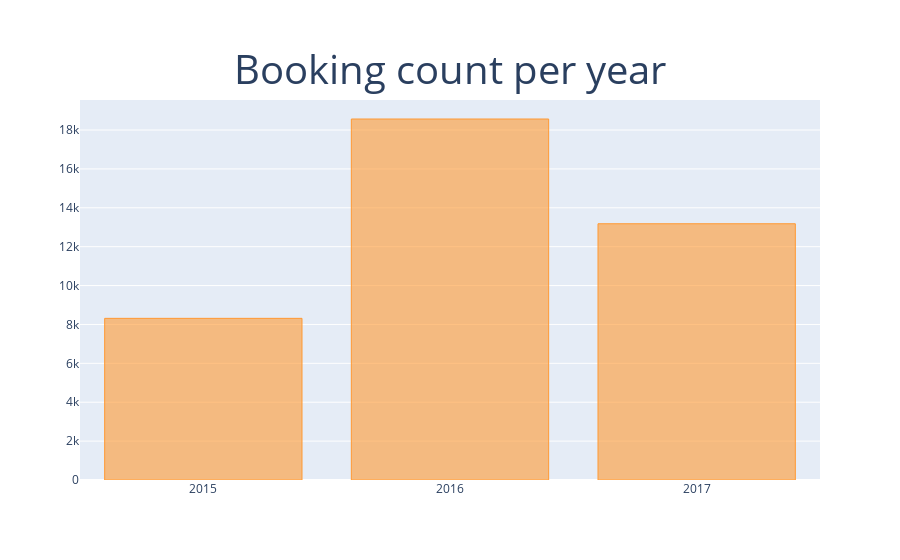

The notebook cell saved with this chart:
### Code cell
# 연도별로 집계해보기
resort['year'] = resort['datetime'].dt.year
resort_year = resort.groupby('year').agg({'hotel':'count'}).rename(columns={'hotel':'Counts'})
layout = {
    'title':{
        'text':'Booking count per year',
        'font':{
            'size':40
        },
        'x':0.5,
        'y':0.9
    },
    'xaxis':{
        'showticklabels':True,
        'dtick':1
    }
}
resort_year.iplot(kind='bar', theme='white', layout=layout)

### Figure 1 — Plotly figure (JSON) as saved in the notebook; plotly's stock layout.template omitted (floating-point values rounded to 4 significant figures)
{"data": [{"marker": {"color": "rgba(255, 153, 51, 0.6)", "line": {"color": "rgba(255, 153, 51, 1.0)", "width": 1}}, "name": "Counts", "orientation": "v", "text": "", "type": "bar", "x": [2015, 2016, 2017], "y": [8314, 18567, 13179]}], "layout": {"title": {"font": {"size": 40}, "text": "Booking count per year", "x": 0.5, "y": 0.9}, "xaxis": {"dtick": 1, "showticklabels": true}}}
